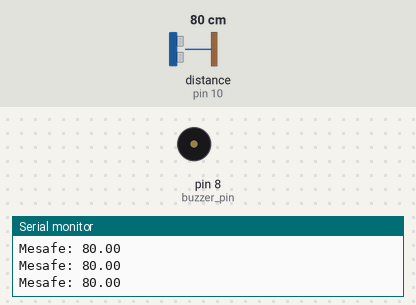
Bench run of a sketch on a simulated Arduino Nano, built with avr-gcc and run on an emulated ATmega328P. Parts: buzzer (waves = sounding), the last lines printed to the serial monitor. Inputs (shaded band) come from the test bench; at power-on: distance to the obstacle (sensor on pin 10) 80 cm. The echo pulse lasts 58.3 µs per cm.

Above: at 1.4 s.
1.5 s: distance to the obstacle (sensor on pin 10) set to 16 cm
3.0 s: distance to the obstacle (sensor on pin 10) set to 13 cm
At 3.15 s:
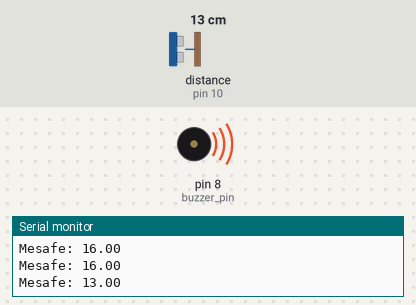
Timing chart, 0 to 12.0 s (numbered marks = the images above; inputs shaded):
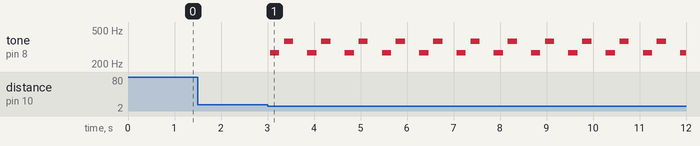

The sketch:

Ders_6_Buzzer_HCSR04.ino
```cpp
/*
Bu kodlar açık kaynak paylaşım olarak github "acetinkaya" alanında paylaşımı yapılmıştır.

BTP222 Robotik dersi içerisinde anlatımı yapılan bu kodlar ve içerikler Öğr. Gör. Ali ÇETİNKAYA tarafından oluşturulmuştur.

Github alanından;
watch - ilgili projenin proje takibi bildirimi,
star - yıldız ile beğenme bildirimi ve
fork - kendi hesabınıza kopyalama işlemleriyle paylaşımlarıma destek verebilirsiniz.

Bilgi paylaşıldıkça çoğalır ve gelişir. İyi çalışmalar dilerim.

Öğr. Gör. Ali ÇETİNKAYA İstanbul, 2025

Dersin Kaynak Adresleri:
https://github.com/acetinkaya/robotik-arduino-uygulamalari
https://alicetinkaya.site/ders-robotik
https://avesis.gelisim.edu.tr/alcetinkaya
https://scholar.google.com.tr/citations?hl=tr&user=XSEW-NcAAAAJ

---------------------------------------------------------------------------------------------
Kodun açıklaması:

HCSR04 sensöründen gelen mesafe bilgisine dayanarak, belirlenen güvenli mesafe değeri
ve altında bir mesafe degerinde ölcüm durumunda buzzer çalışıyor.

Kodun açıklaması:
HC-SR04 ultrasonik mesafe sensörünün kütüphaneli okuma işlemidir.

Bu işlem için Tools->Library Manager->HCSR04 ara-> "HCSR04 by Martin Sosic" bilgisini içeren
kütüphaneyi install ile kurulumunu yaparız. Kurulum yapıldıktan sonra File-> Examples -> HCSR04-> simple
çalıştırılarak aşağıdaki kodlar gelmektedir. Aşağıdaki kodlarda;

Arduino Nano üzerinde dijital pin bölümünde 9. ve 10. pinlere bağlı
ultrasonik mesafe sensörü ile ölçüm alıp, seri port üzerinden mesafenin basılmasıdır.

*/

#include <HCSR04.h>

UltraSonicDistanceSensor distanceSensor(9, 10);  // Trig=9, Echo=10

const int guvenli_mesafe = 14; // cm

int buzzer_pin = 8;
int uyari_sayisi = 2;
int uyari_sesleri[] = {270, 370};

void setup() {
  pinMode(buzzer_pin, OUTPUT);
  Serial.begin(9600); // Seri monitörde mesafe görmek isterseniz
  delay(200);
}

void loop() {
  float mesafe = distanceSensor.measureDistanceCm();

  Serial.print("Mesafe: ");
  Serial.println(mesafe);

  if (mesafe > 0 && mesafe <= guvenli_mesafe) {
    for (int i = 0; i < uyari_sayisi; i++) {
      tone(buzzer_pin, uyari_sesleri[i]);
      delay(200); // 0.2 sn çalsın
      noTone(buzzer_pin);
      delay(100); // iki ses arasında bekleme
    }
  } else {
    noTone(buzzer_pin);
  }

  delay(200); // Ölçüm aralığı
}
```

Measured:
- the behaviour switches between 15 and 14 cm on distance to the obstacle (sensor on pin 10) (found by bisection; images 0 and 1)
- after the input at 3.0 s, tone on pin 8 (buzzer_pin): silent → 270 Hz after 0.06 s, then repeats every 0.80 s: silent 0.10 s, 370 Hz 0.20 s, silent 0.30 s, 270 Hz 0.20 s
